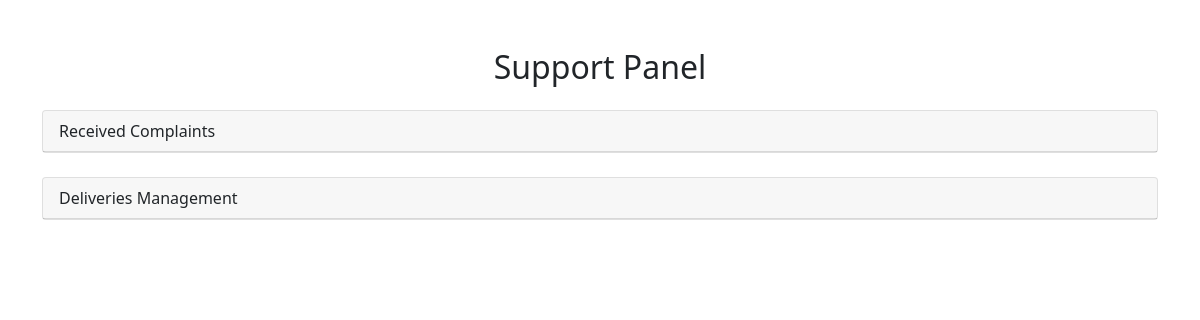
Before: /support_dashboard/ with the older database file.
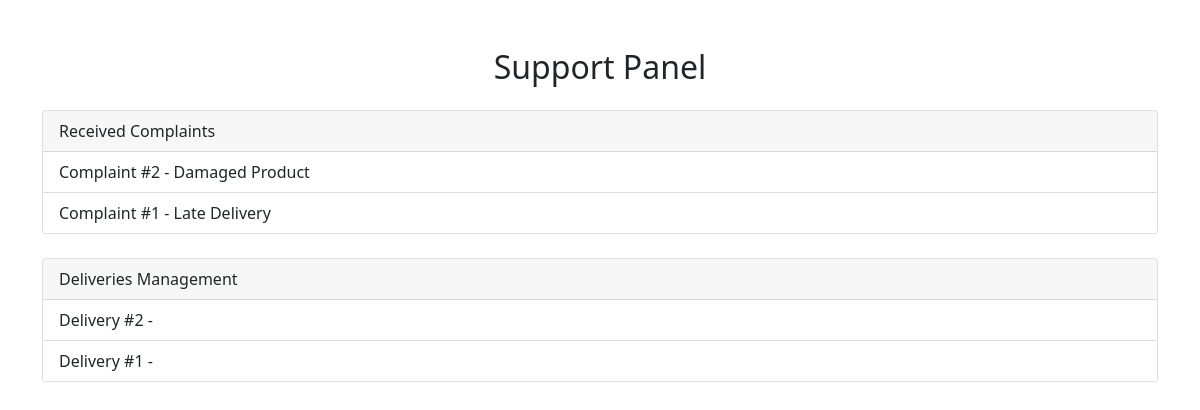
After: the same page with the newer database file.
### shop/models.py (models this page shows, shortened)
class Complaint(models.Model):
    title = CharField(max_length=255)
    description = TextField(null=False, blank=False)
    attachment = FileField(upload_to='complaints/', null=True, blank=True)
    submission_date = DateTimeField(auto_now_add=True)
    resolution_date = DateTimeField(null=True, blank=True)
    resolution = TextField(null=True, blank=True)
    complaint_type = ForeignKey(ComplaintType, on_delete=models.CASCADE)
    client = ForeignKey(Client, on_delete=models.CASCADE)
    worker = ForeignKey(Worker, on_delete=models.CASCADE)
    order = ForeignKey(Order, on_delete=models.CASCADE, null=True, blank=True)
    def get_absolute_url(self): # used in templates to generate redirect url which will be handled in views
        return reverse('complaint', kwargs={'c_id': self.pk})

class Delivery(models.Model):
    delivery_time = DateTimeField()
    order = ForeignKey(Order, on_delete=models.CASCADE)
    address = ForeignKey(Address, on_delete=models.CASCADE)
    delivery_leave_place = ForeignKey(DeliveryLeavePlace, on_delete=models.CASCADE)
    delivery_stage = ForeignKey(DeliveryStage, on_delete=models.CASCADE)
    def get_absolute_url(self): # used in templates to generate redirect url which will be handled in views
        return reverse('delivery', kwargs={'d_id': self.pk})

### shop/views/workers.py (the view)
# urls.py: path('support_dashboard/',workers.support_dashboard , name='support_dashboard'),
def support_dashboard(request):
    context = {
        'complaints': Complaint.objects.all().order_by('-submission_date'),
        'deliveries': Delivery.objects.all().order_by('-delivery_time'),
    }
    return render(request, 'shop/workers/support_dashboard.html', context)

### shop/templates/shop/workers/support_dashboard.html
{% extends 'base.html' %}
{% block content %}
    <div class="container mt-5">
        <h2 class="text-center mb-4">Support Panel</h2>
        <div class="card mb-4">
            <div class="card-header">
                Received Complaints
            </div>
            <div class="list-group list-group-flush">
                {% for c in complaints %}
                    <a href="{{ c.get_absolute_url }}" class="list-group-item list-group-item-action">
                        Complaint #{{ c.pk }} - {{ c.title }}
                    </a>
                {% endfor %}
            </div>
        </div>
        <div class="card">
            <div class="card-header">
                Deliveries Management
            </div>
            <div class="list-group list-group-flush">
                {% for d in deliveries %}
                    <a href="{{ d.get_absolute_url }}" class="list-group-item list-group-item-action">
                        Delivery #{{ d.pk }} - {{ d.title }}
                    </a>
                {% endfor %}
            </div>
        </div>
    </div>
{% endblock %}

### templates/base.html (shortened to what this page needs)
{% load static %}
<!DOCTYPE html>
<html lang="en">
<head>
    <link href="https://cdn.jsdelivr.net/npm/bootstrap@5.0.2/dist/css/bootstrap.min.css" rel="stylesheet"
>
    <link rel="stylesheet" href="https://cdn.jsdelivr.net/npm/bootstrap-icons@1.11.3/font/bootstrap-icons.min.css">
</head>
<body>
    {% block content %}
    {% endblock %}
</body>
</html>

Changed rows visible on the page:
added Complaint: pk "2", title "Damaged Product"
added Complaint: pk "1", title "Late Delivery"
added Delivery: pk "2"
added Delivery: pk "1"
